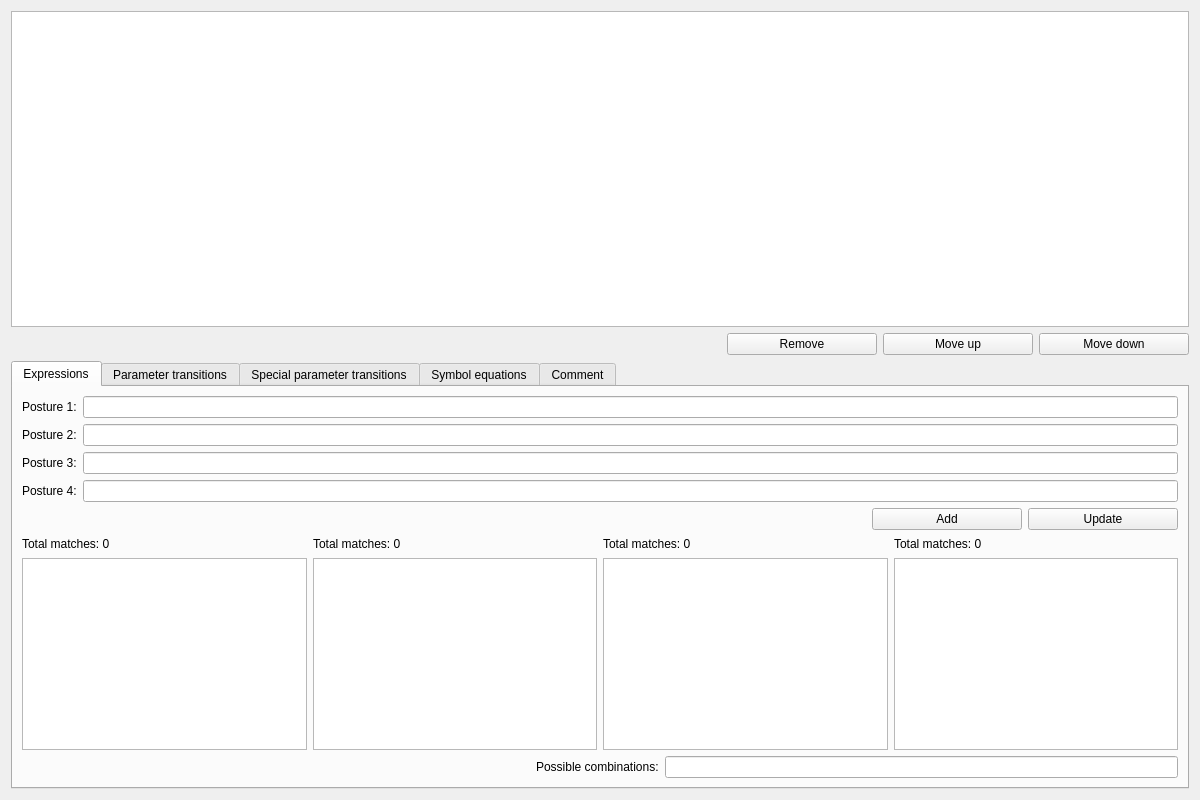
<?xml version="1.0" encoding="UTF-8"?>
<ui version="4.0">
 <class>RuleManagerWindow</class>
 <widget class="QWidget" name="RuleManagerWindow">
  <property name="geometry">
   <rect>
    <x>0</x>
    <y>0</y>
    <width>1200</width>
    <height>800</height>
   </rect>
  </property>
  <property name="windowTitle">
   <string>Rule manager</string>
  </property>
  <layout class="QVBoxLayout" name="verticalLayout">
   <item>
    <widget class="QTableWidget" name="rulesTable">
     <property name="alternatingRowColors">
      <bool>true</bool>
     </property>
     <property name="selectionMode">
      <enum>QAbstractItemView::SingleSelection</enum>
     </property>
     <property name="selectionBehavior">
      <enum>QAbstractItemView::SelectRows</enum>
     </property>
    </widget>
   </item>
   <item>
    <widget class="QWidget" name="widget_2" native="true">
     <layout class="QHBoxLayout" name="horizontalLayout">
      <property name="leftMargin">
       <number>0</number>
      </property>
      <property name="topMargin">
       <number>0</number>
      </property>
      <property name="rightMargin">
       <number>0</number>
      </property>
      <property name="bottomMargin">
       <number>0</number>
      </property>
      <item>
       <spacer name="horizontalSpacer">
        <property name="orientation">
         <enum>Qt::Horizontal</enum>
        </property>
        <property name="sizeHint" stdset="0">
         <size>
          <width>40</width>
          <height>20</height>
         </size>
        </property>
       </spacer>
      </item>
      <item>
       <widget class="QPushButton" name="removeButton">
        <property name="minimumSize">
         <size>
          <width>150</width>
          <height>0</height>
         </size>
        </property>
        <property name="text">
         <string>Remove</string>
        </property>
       </widget>
      </item>
      <item>
       <widget class="QPushButton" name="moveUpButton">
        <property name="minimumSize">
         <size>
          <width>150</width>
          <height>0</height>
         </size>
        </property>
        <property name="text">
         <string>Move up</string>
        </property>
       </widget>
      </item>
      <item>
       <widget class="QPushButton" name="moveDownButton">
        <property name="minimumSize">
         <size>
          <width>150</width>
          <height>0</height>
         </size>
        </property>
        <property name="text">
         <string>Move down</string>
        </property>
       </widget>
      </item>
     </layout>
    </widget>
   </item>
   <item>
    <widget class="QTabWidget" name="tabWidget">
     <property name="sizePolicy">
      <sizepolicy hsizetype="Preferred" vsizetype="Minimum">
       <horstretch>0</horstretch>
       <verstretch>0</verstretch>
      </sizepolicy>
     </property>
     <property name="currentIndex">
      <number>0</number>
     </property>
     <widget class="QWidget" name="expressionsTab">
      <attribute name="title">
       <string>Expressions</string>
      </attribute>
      <layout class="QGridLayout" name="gridLayout">
       <item row="0" column="0" colspan="4">
        <widget class="QWidget" name="widget" native="true">
         <property name="sizePolicy">
          <sizepolicy hsizetype="Preferred" vsizetype="Minimum">
           <horstretch>0</horstretch>
           <verstretch>0</verstretch>
          </sizepolicy>
         </property>
         <layout class="QFormLayout" name="formLayout">
          <property name="fieldGrowthPolicy">
           <enum>QFormLayout::ExpandingFieldsGrow</enum>
          </property>
          <property name="leftMargin">
           <number>0</number>
          </property>
          <property name="topMargin">
           <number>0</number>
          </property>
          <property name="rightMargin">
           <number>0</number>
          </property>
          <property name="bottomMargin">
           <number>0</number>
          </property>
          <item row="0" column="0">
           <widget class="QLabel" name="label_2">
            <property name="text">
             <string>Posture 1:</string>
            </property>
           </widget>
          </item>
          <item row="0" column="1">
           <widget class="QLineEdit" name="expression1LineEdit"/>
          </item>
          <item row="1" column="0">
           <widget class="QLabel" name="label_3">
            <property name="text">
             <string>Posture 2:</string>
            </property>
           </widget>
          </item>
          <item row="1" column="1">
           <widget class="QLineEdit" name="expression2LineEdit"/>
          </item>
          <item row="2" column="0">
           <widget class="QLabel" name="label_5">
            <property name="text">
             <string>Posture 3:</string>
            </property>
           </widget>
          </item>
          <item row="2" column="1">
           <widget class="QLineEdit" name="expression3LineEdit"/>
          </item>
          <item row="3" column="0">
           <widget class="QLabel" name="label_4">
            <property name="text">
             <string>Posture 4:</string>
            </property>
           </widget>
          </item>
          <item row="3" column="1">
           <widget class="QLineEdit" name="expression4LineEdit"/>
          </item>
         </layout>
        </widget>
       </item>
       <item row="1" column="0" colspan="4">
        <widget class="QWidget" name="widget_3" native="true">
         <layout class="QHBoxLayout" name="horizontalLayout_2">
          <property name="leftMargin">
           <number>0</number>
          </property>
          <property name="topMargin">
           <number>0</number>
          </property>
          <property name="rightMargin">
           <number>0</number>
          </property>
          <property name="bottomMargin">
           <number>0</number>
          </property>
          <item>
           <spacer name="horizontalSpacer_2">
            <property name="orientation">
             <enum>Qt::Horizontal</enum>
            </property>
            <property name="sizeHint" stdset="0">
             <size>
              <width>40</width>
              <height>20</height>
             </size>
            </property>
           </spacer>
          </item>
          <item>
           <widget class="QPushButton" name="addButton">
            <property name="minimumSize">
             <size>
              <width>150</width>
              <height>0</height>
             </size>
            </property>
            <property name="text">
             <string>Add</string>
            </property>
           </widget>
          </item>
          <item>
           <widget class="QPushButton" name="updateButton">
            <property name="minimumSize">
             <size>
              <width>150</width>
              <height>0</height>
             </size>
            </property>
            <property name="text">
             <string>Update</string>
            </property>
           </widget>
          </item>
         </layout>
        </widget>
       </item>
       <item row="2" column="2">
        <widget class="QLabel" name="matches3Label">
         <property name="text">
          <string>Total matches: 0</string>
         </property>
        </widget>
       </item>
       <item row="2" column="1">
        <widget class="QLabel" name="matches2Label">
         <property name="text">
          <string>Total matches: 0</string>
         </property>
        </widget>
       </item>
       <item row="3" column="2">
        <widget class="QListWidget" name="matches3ListWidget">
         <property name="sizePolicy">
          <sizepolicy hsizetype="Expanding" vsizetype="Minimum">
           <horstretch>0</horstretch>
           <verstretch>0</verstretch>
          </sizepolicy>
         </property>
         <property name="minimumSize">
          <size>
           <width>0</width>
           <height>150</height>
          </size>
         </property>
         <property name="focusPolicy">
          <enum>Qt::NoFocus</enum>
         </property>
         <property name="alternatingRowColors">
          <bool>true</bool>
         </property>
         <property name="selectionMode">
          <enum>QAbstractItemView::NoSelection</enum>
         </property>
        </widget>
       </item>
       <item row="4" column="0" colspan="4">
        <widget class="QWidget" name="widget_4" native="true">
         <layout class="QHBoxLayout" name="horizontalLayout_3">
          <property name="leftMargin">
           <number>0</number>
          </property>
          <property name="topMargin">
           <number>0</number>
          </property>
          <property name="rightMargin">
           <number>0</number>
          </property>
          <property name="bottomMargin">
           <number>0</number>
          </property>
          <item>
           <spacer name="horizontalSpacer_3">
            <property name="orientation">
             <enum>Qt::Horizontal</enum>
            </property>
            <property name="sizeHint" stdset="0">
             <size>
              <width>40</width>
              <height>20</height>
             </size>
            </property>
           </spacer>
          </item>
          <item>
           <widget class="QLabel" name="label_6">
            <property name="text">
             <string>Possible combinations:</string>
            </property>
           </widget>
          </item>
          <item>
           <widget class="QLineEdit" name="combinationsLineEdit">
            <property name="focusPolicy">
             <enum>Qt::NoFocus</enum>
            </property>
            <property name="readOnly">
             <bool>true</bool>
            </property>
           </widget>
          </item>
         </layout>
        </widget>
       </item>
       <item row="3" column="1">
        <widget class="QListWidget" name="matches2ListWidget">
         <property name="sizePolicy">
          <sizepolicy hsizetype="Expanding" vsizetype="Minimum">
           <horstretch>0</horstretch>
           <verstretch>0</verstretch>
          </sizepolicy>
         </property>
         <property name="minimumSize">
          <size>
           <width>0</width>
           <height>150</height>
          </size>
         </property>
         <property name="focusPolicy">
          <enum>Qt::NoFocus</enum>
         </property>
         <property name="alternatingRowColors">
          <bool>true</bool>
         </property>
         <property name="selectionMode">
          <enum>QAbstractItemView::NoSelection</enum>
         </property>
        </widget>
       </item>
       <item row="3" column="3">
        <widget class="QListWidget" name="matches4ListWidget">
         <property name="sizePolicy">
          <sizepolicy hsizetype="Expanding" vsizetype="Minimum">
           <horstretch>0</horstretch>
           <verstretch>0</verstretch>
          </sizepolicy>
         </property>
         <property name="minimumSize">
          <size>
           <width>0</width>
           <height>150</height>
          </size>
         </property>
         <property name="focusPolicy">
          <enum>Qt::NoFocus</enum>
         </property>
         <property name="alternatingRowColors">
          <bool>true</bool>
         </property>
         <property name="selectionMode">
          <enum>QAbstractItemView::NoSelection</enum>
         </property>
        </widget>
       </item>
       <item row="2" column="0">
        <widget class="QLabel" name="matches1Label">
         <property name="text">
          <string>Total matches: 0</string>
         </property>
        </widget>
       </item>
       <item row="2" column="3">
        <widget class="QLabel" name="matches4Label">
         <property name="text">
          <string>Total matches: 0</string>
         </property>
        </widget>
       </item>
       <item row="3" column="0">
        <widget class="QListWidget" name="matches1ListWidget">
         <property name="sizePolicy">
          <sizepolicy hsizetype="Expanding" vsizetype="Minimum">
           <horstretch>0</horstretch>
           <verstretch>0</verstretch>
          </sizepolicy>
         </property>
         <property name="minimumSize">
          <size>
           <width>0</width>
           <height>150</height>
          </size>
         </property>
         <property name="focusPolicy">
          <enum>Qt::NoFocus</enum>
         </property>
         <property name="alternatingRowColors">
          <bool>true</bool>
         </property>
         <property name="selectionMode">
          <enum>QAbstractItemView::NoSelection</enum>
         </property>
        </widget>
       </item>
      </layout>
     </widget>
     <widget class="QWidget" name="parameterTransitionsTab">
      <attribute name="title">
       <string>Parameter transitions</string>
      </attribute>
      <layout class="QHBoxLayout" name="horizontalLayout_4">
       <item>
        <widget class="QTableWidget" name="ruleTransitionsTable">
         <property name="alternatingRowColors">
          <bool>true</bool>
         </property>
         <property name="selectionMode">
          <enum>QAbstractItemView::SingleSelection</enum>
         </property>
         <property name="selectionBehavior">
          <enum>QAbstractItemView::SelectRows</enum>
         </property>
        </widget>
       </item>
       <item>
        <widget class="QTreeWidget" name="transitionsTree">
         <property name="alternatingRowColors">
          <bool>true</bool>
         </property>
         <column>
          <property name="text">
           <string notr="true">1</string>
          </property>
         </column>
        </widget>
       </item>
      </layout>
     </widget>
     <widget class="QWidget" name="specialParameterTransitionsTab">
      <attribute name="title">
       <string>Special parameter transitions</string>
      </attribute>
      <layout class="QHBoxLayout" name="horizontalLayout_5">
       <item>
        <widget class="QWidget" name="widget_5" native="true">
         <layout class="QVBoxLayout" name="verticalLayout_2">
          <property name="leftMargin">
           <number>0</number>
          </property>
          <property name="topMargin">
           <number>0</number>
          </property>
          <property name="rightMargin">
           <number>0</number>
          </property>
          <property name="bottomMargin">
           <number>0</number>
          </property>
          <item>
           <widget class="QTableWidget" name="ruleSpecialTransitionsTable">
            <property name="alternatingRowColors">
             <bool>true</bool>
            </property>
            <property name="selectionMode">
             <enum>QAbstractItemView::SingleSelection</enum>
            </property>
            <property name="selectionBehavior">
             <enum>QAbstractItemView::SelectRows</enum>
            </property>
           </widget>
          </item>
          <item>
           <widget class="QWidget" name="widget_6" native="true">
            <layout class="QHBoxLayout" name="horizontalLayout_6">
             <property name="leftMargin">
              <number>0</number>
             </property>
             <property name="topMargin">
              <number>0</number>
             </property>
             <property name="rightMargin">
              <number>0</number>
             </property>
             <property name="bottomMargin">
              <number>0</number>
             </property>
             <item>
              <spacer name="horizontalSpacer_4">
               <property name="orientation">
                <enum>Qt::Horizontal</enum>
               </property>
               <property name="sizeHint" stdset="0">
                <size>
                 <width>40</width>
                 <height>20</height>
                </size>
               </property>
              </spacer>
             </item>
             <item>
              <widget class="QPushButton" name="clearSpecialTransitionButton">
               <property name="minimumSize">
                <size>
                 <width>150</width>
                 <height>0</height>
                </size>
               </property>
               <property name="text">
                <string>Clear</string>
               </property>
              </widget>
             </item>
            </layout>
           </widget>
          </item>
         </layout>
        </widget>
       </item>
       <item>
        <widget class="QTreeWidget" name="specialTransitionsTree">
         <property name="alternatingRowColors">
          <bool>true</bool>
         </property>
         <column>
          <property name="text">
           <string notr="true">1</string>
          </property>
         </column>
        </widget>
       </item>
      </layout>
     </widget>
     <widget class="QWidget" name="symbolEquationsTab">
      <attribute name="title">
       <string>Symbol equations</string>
      </attribute>
      <layout class="QHBoxLayout" name="horizontalLayout_8">
       <item>
        <widget class="QWidget" name="widget_7" native="true">
         <layout class="QVBoxLayout" name="verticalLayout_3">
          <property name="leftMargin">
           <number>0</number>
          </property>
          <property name="topMargin">
           <number>0</number>
          </property>
          <property name="rightMargin">
           <number>0</number>
          </property>
          <property name="bottomMargin">
           <number>0</number>
          </property>
          <item>
           <widget class="QTableWidget" name="ruleSymbolEquationsTable">
            <property name="alternatingRowColors">
             <bool>true</bool>
            </property>
            <property name="selectionMode">
             <enum>QAbstractItemView::SingleSelection</enum>
            </property>
            <property name="selectionBehavior">
             <enum>QAbstractItemView::SelectRows</enum>
            </property>
           </widget>
          </item>
          <item>
           <widget class="QWidget" name="widget_8" native="true">
            <layout class="QHBoxLayout" name="horizontalLayout_7">
             <property name="leftMargin">
              <number>0</number>
             </property>
             <property name="topMargin">
              <number>0</number>
             </property>
             <property name="rightMargin">
              <number>0</number>
             </property>
             <property name="bottomMargin">
              <number>0</number>
             </property>
             <item>
              <spacer name="horizontalSpacer_5">
               <property name="orientation">
                <enum>Qt::Horizontal</enum>
               </property>
               <property name="sizeHint" stdset="0">
                <size>
                 <width>40</width>
                 <height>20</height>
                </size>
               </property>
              </spacer>
             </item>
             <item>
              <widget class="QPushButton" name="clearEquationButton">
               <property name="minimumSize">
                <size>
                 <width>150</width>
                 <height>0</height>
                </size>
               </property>
               <property name="text">
                <string>Clear</string>
               </property>
              </widget>
             </item>
            </layout>
           </widget>
          </item>
         </layout>
        </widget>
       </item>
       <item>
        <widget class="QTreeWidget" name="equationsTree">
         <property name="alternatingRowColors">
          <bool>true</bool>
         </property>
         <column>
          <property name="text">
           <string notr="true">1</string>
          </property>
         </column>
        </widget>
       </item>
      </layout>
     </widget>
     <widget class="QWidget" name="commentTab">
      <attribute name="title">
       <string>Comment</string>
      </attribute>
      <layout class="QVBoxLayout" name="verticalLayout_4">
       <item>
        <widget class="QPlainTextEdit" name="commentTextEdit">
         <property name="tabChangesFocus">
          <bool>true</bool>
         </property>
        </widget>
       </item>
       <item>
        <widget class="QWidget" name="widget_9" native="true">
         <layout class="QHBoxLayout" name="horizontalLayout_9">
          <property name="leftMargin">
           <number>0</number>
          </property>
          <property name="topMargin">
           <number>0</number>
          </property>
          <property name="rightMargin">
           <number>0</number>
          </property>
          <property name="bottomMargin">
           <number>0</number>
          </property>
          <item>
           <spacer name="horizontalSpacer_6">
            <property name="orientation">
             <enum>Qt::Horizontal</enum>
            </property>
            <property name="sizeHint" stdset="0">
             <size>
              <width>40</width>
              <height>20</height>
             </size>
            </property>
           </spacer>
          </item>
          <item>
           <widget class="QPushButton" name="updateCommentButton">
            <property name="minimumSize">
             <size>
              <width>150</width>
              <height>0</height>
             </size>
            </property>
            <property name="text">
             <string>Update</string>
            </property>
           </widget>
          </item>
         </layout>
        </widget>
       </item>
      </layout>
     </widget>
    </widget>
   </item>
  </layout>
 </widget>
 <tabstops>
  <tabstop>rulesTable</tabstop>
  <tabstop>removeButton</tabstop>
  <tabstop>moveUpButton</tabstop>
  <tabstop>moveDownButton</tabstop>
  <tabstop>tabWidget</tabstop>
  <tabstop>expression1LineEdit</tabstop>
  <tabstop>expression2LineEdit</tabstop>
  <tabstop>expression3LineEdit</tabstop>
  <tabstop>expression4LineEdit</tabstop>
  <tabstop>addButton</tabstop>
  <tabstop>updateButton</tabstop>
  <tabstop>ruleTransitionsTable</tabstop>
  <tabstop>transitionsTree</tabstop>
  <tabstop>ruleSpecialTransitionsTable</tabstop>
  <tabstop>clearSpecialTransitionButton</tabstop>
  <tabstop>specialTransitionsTree</tabstop>
  <tabstop>ruleSymbolEquationsTable</tabstop>
  <tabstop>clearEquationButton</tabstop>
  <tabstop>equationsTree</tabstop>
  <tabstop>commentTextEdit</tabstop>
  <tabstop>updateCommentButton</tabstop>
 </tabstops>
 <resources/>
 <connections/>
</ui>
